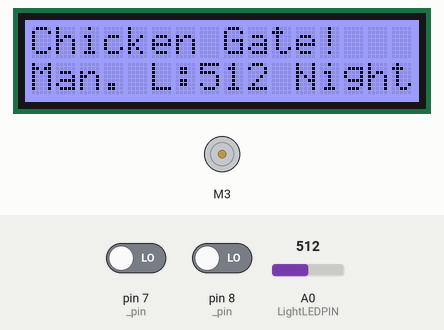
Bench run of a sketch on a simulated Arduino Uno, built with avr-gcc and run on an emulated ATmega328P. On the bench: 16×2 character LCD, DC motor (green arrow = forward, orange = backward, longer = faster). The test bench sets the inputs (shaded band); at power-on: pin 7 (_pin) LOW, A0 (LightLEDPIN) = 512, pin 8 (_pin) LOW. What the sketch prints to the serial monitor is not drawn.

Above: at 1.2 s.
1.3 s: pin 7 (_pin) driven HIGH
At 3.4 s:
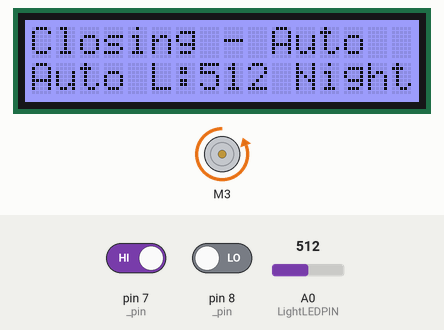
3.7 s: A0 (LightLEDPIN) set to 587
At 5.0 s:
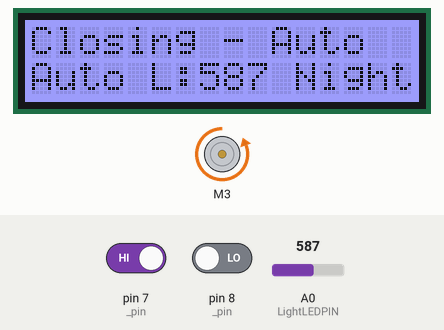
5.8 s: A0 (LightLEDPIN) set to 608
At 7.4 s:
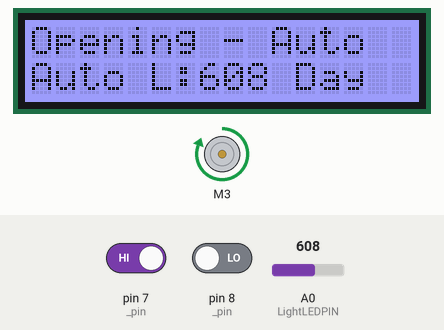
7.9 s: pin 7 (_pin) driven LOW
At 9.7 s:
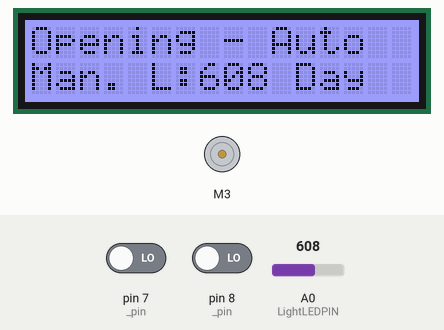
10.0 s: pin 8 (_pin) driven HIGH
At 11.7 s:
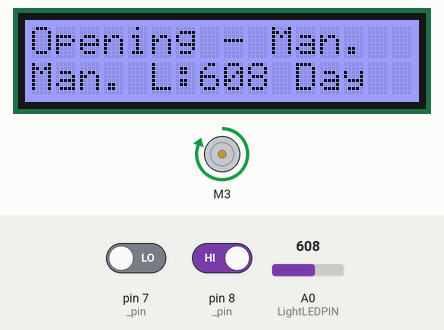
12.0 s: A0 (LightLEDPIN) set to 509
At 13.3 s:
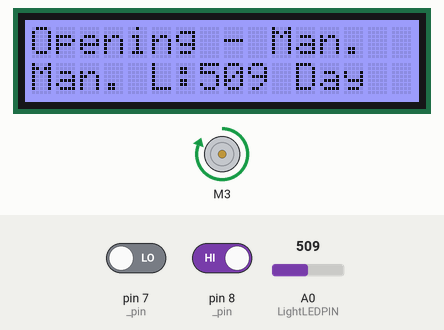
14.1 s: A0 (LightLEDPIN) set to 491
Timing chart, 0 to 32.7 s (numbered marks = the images above; inputs shaded):
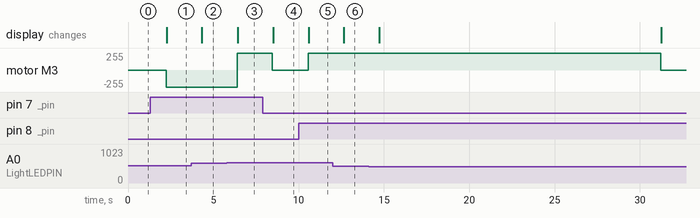

Measured:
- the behaviour switches between 599 and 600 on A0 (LightLEDPIN) (found by bisection; images 2 and 3)
- after the input at 1.3 s, motor M3: stopped → backward 255/255 after 0.94 s; the display: changes after 0.97 s (image 1)
- after the input at 3.7 s, the display: changes after 0.64 s (image 2)
- after the input at 5.8 s, motor M3: backward 255/255 → forward 255/255 after 0.59 s; the display: changes after 0.62 s (image 3)
- after the input at 7.9 s, motor M3: forward 255/255 → stopped after 0.56 s; the display: changes after 0.61 s (image 4)
- after the input at 10.0 s, motor M3: stopped → forward 255/255 after 0.56 s; the display: changes after 0.59 s (image 5)
- after the input at 12.0 s, the display: changes after 0.66 s (image 6)

The sketch:

ChickenGate.ino
```cpp
/*
 * Project chicken gate
 */

#include <Wire.h>
#include "rgb_lcd.h"
#include <CytronMotorDriver.h>


rgb_lcd display;

const int colorR = 128;
const int colorG = 128;
const int colorB = 255;

const int LightLEDPIN = A0;


enum manualAutoState{
  ma_manual,
  ma_auto
 };

enum motorState{
  m_stopped,
  m_opening,
  m_closing
};

class Motor{
  private:
    motorState _state;
    unsigned long _startTime;
    unsigned long _runTime;
    CytronMD* _motor;
  public:
    Motor( CytronMD* motor ){
      _state = m_stopped;
      _startTime = 0;
      _runTime = 20 *1000; // Run for 20 seconds
      _motor = motor;
    }
    motorState getState(){
      return _state;
    }
    void motorStop(){
      Serial.println("----------Stopping the motor");
      _state = m_stopped;
      _motor->setSpeed(0);  // Stop Motor
    }

    void motorOpen(){
      Serial.println("-----------Opening the gate");
      _startTime = millis();
      _state = m_opening;
      _motor->setSpeed(255);  // Run forward at full speed.
    }
    void motorClose(){
      Serial.println("----------Closing the gate");
      _startTime = millis();
      _state = m_closing;
      _motor->setSpeed(-255);  // Run reverse at full speed.
    }

    boolean checkMotorStop(){
      if( _state != m_stopped ){
        unsigned long currentTime = millis();
        // Check for time overflow
        if( currentTime < _startTime ){
          _startTime = currentTime;
        }else{
          if( (currentTime - _startTime) > _runTime ){
            return true;
          }
        }
      }
      return false;
    }

};

enum dayNightState{
  dn_unknown,
  dn_day,
  dn_night
};

class LightLED{
  private:
    int _pin;
    int _value;
    dayNightState _dnState;
    int _dayToNightChange;
    int _nightToDayChange;

  public:
    LightLED(){
      _pin = LightLEDPIN;
      _value = 0;
      _dnState = dn_unknown;
      _nightToDayChange = 600; // When value rises above 600 -> switch to dn_day
      _dayToNightChange = 500; // Whn value drops below 500 -> swithc to dn_night
    }
    int getPin(){
      return _pin;
    }
    int getValue(){
      return _value;
    }
    int updateValue(){
      _value = analogRead(_pin);
      return _value;
    }
    dayNightState getState(){
      return _dnState;
    }
    void setState( dayNightState newState ){
      _dnState = newState;
    }

    dayNightState getNewStateFromValue(){
      if( _dnState == dn_unknown ){
        if( _value > (_nightToDayChange + _dayToNightChange)/2 ){
          return dn_day;
        }else{
          return dn_night;
        }
      }else{
        if( _dnState == dn_day && _value <= _dayToNightChange ){
          return dn_night;
        }else if( _dnState == dn_night && _value >= _nightToDayChange ){
          return dn_day;
        }
        return _dnState;
      }
    }

};

class ManualAutoSwitch {
  private:
    manualAutoState _state;
    int _pin = 7;
  public:
    ManualAutoSwitch(){
      _state = ma_manual;
      _pin = 7;
    }
    manualAutoState getState(){
      return _state;
    }
    manualAutoState updateState(){
      _state = (manualAutoState)digitalRead(_pin);
      return _state;
    }
    void setPin(){
      pinMode(_pin, INPUT);
    }
};

enum buttonMode{
  m_none,
  m_open,
  m_close
};

enum buttonState {
  b_off,
  b_on
 };

class OpenCloseButton {
    private:
      int _pin;
      buttonMode _mode;
      buttonState _state;
      buttonState _lastState;
    public:
      OpenCloseButton(){
        _mode = m_open;
        _pin = 8;
        _state = b_off;
        _lastState = b_off;
      }
      void setPin(){
        pinMode(_pin, INPUT);
      }
      buttonMode getMode(){
        return _mode;
      }
      buttonState getState(){
        _state = (buttonState)digitalRead(_pin);
        return _state;
      }
      buttonMode getPressed(){
        _state = (buttonState)digitalRead(_pin);
        if( _state == b_on && _lastState == b_off ){  // Button is pressed
          _lastState = b_on;
          return _mode;
        }else if( _state == b_off && _lastState == b_on ){ // Button is released
          _lastState = b_off;
          if( _mode == m_open ) _mode = m_close;
          else _mode = m_open;
          return m_none;
        }else{
          return m_none;  // Button not on
        }

      }
};


CytronMD cytron_motor(PWM_DIR, 3, 2);  // PWM = Pin 3, DIR = Pin 2.
Motor openCloseMotor(&cytron_motor);
LightLED lightSensor;
ManualAutoSwitch manualAutoSwitch;
OpenCloseButton openCloseButton;
String Line1Message = "Chicken Gate!";


void setup() {
  // Initialize
  Serial.begin(9600);
//  while (!Serial);             // Leonardo: wait for serial monitor
  Serial.println("\nChicken gate!");
  Serial.print("Motor State ");
  Serial.print(openCloseMotor.getState());
  Serial.print("\nLight Sensor PIN ");
  Serial.println(lightSensor.getPin());
  manualAutoSwitch.setPin();


  display.begin(16, 2);

  display.setRGB(colorR, colorG, colorB);
  mainLCDStatus();
//  display.print("Chicken Gate!");

}


void loop() {
 // put your main code here, to run repeatedly:
  manualAutoState oldMAState = manualAutoSwitch.getState();
  manualAutoState newMAState =  manualAutoSwitch.updateState();
  if( oldMAState != newMAState ){
    Serial.print("Manual/Auto changed! ");
    openCloseMotor.motorStop();
  }
  Serial.print("ManualAuto state: ");
  if( newMAState == ma_manual )  Serial.println("Manual");
  else Serial.println("Auto");
  if( newMAState == ma_auto ){
    Serial.print("Auto mode - Light Sensor value ");
    lightSensor.updateValue();
    Serial.println(lightSensor.getValue());
    dayNightState newState = lightSensor.getNewStateFromValue();
    dayNightState oldState = lightSensor.getState();
    if( newState != oldState){
      // Open or close the door based on light change
      if( newState == dn_day ){
//        mainLCDStatus("Opening gate");
        Line1Message = "Opening - Auto";
        openGate();
      }else{
//        mainLCDStatus("Closing gate");
        Line1Message = "Closing - Auto";
        closeGate();
      }
      lightSensor.setState( newState );
    }else{
      testMotorStop();
    }

  }else{
    Serial.println("Manual mode ");
    testMotorStop();
    buttonMode mode = openCloseButton.getPressed();
    if( mode == m_open ){
        Serial.println("Opening gate");
        Line1Message = "Opening - Man.";
//        mainLCDStatus("Opening gate - manual");
        openGate();
    }else if( mode == m_close ){
        Line1Message = "Closing - Man.";
        Serial.println("Closing gate");
//        mainLCDStatus("Closing gate - nanual");
        closeGate();
    }
  }
  mainLCDStatus();
  delay(1000);
}

void testMotorStop(){
  if( openCloseMotor.checkMotorStop() ){
      Line1Message = "Ready";
//       mainLCDStatus("Ready");
      openCloseMotor.motorStop();
  }
}
void openGate(){
  openCloseMotor.motorOpen();
}

void closeGate(){
  openCloseMotor.motorClose();
}

void mainLCDStatus( ){
  display.clear();
  display.setCursor(0, 0);
  display.print(Line1Message);
  display.setCursor(0, 1);
  manualAutoState state = manualAutoSwitch.getState();
  String mode = "Auto";
  if( state == ma_manual ){
    mode = "Man.";
  }
  lightSensor.updateValue();
  dayNightState dayNight = lightSensor.getNewStateFromValue();
  String dayNightString = "Night";
  if( dayNight == dn_day ){
    dayNightString = "Day";
  }
  display.print(mode + " " + "L:" + lightSensor.getValue() + " " + dayNightString);

}
```
